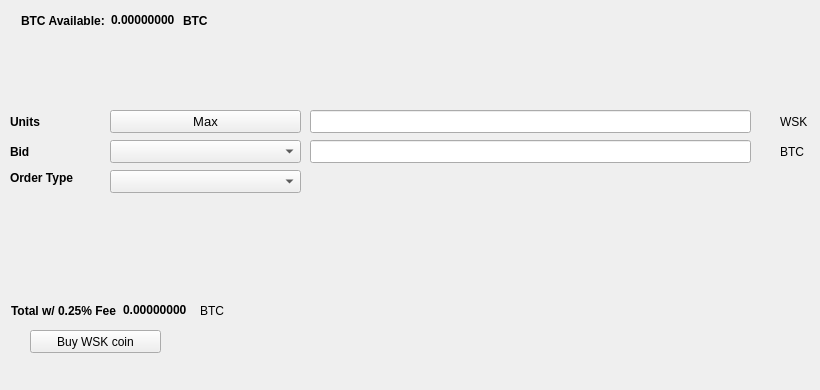
   <widget class="QWidget" name="BuyTab">
    <attribute name="title">
     <string>Buy</string>
    </attribute>
    <widget class="QPushButton" name="Buywastake">
     <property name="geometry">
      <rect>
       <x>30</x>
       <y>330</y>
       <width>131</width>
       <height>23</height>
      </rect>
     </property>
     <property name="text">
      <string>Buy WSK coin</string>
     </property>
     <property name="icon">
      <iconset resource="../wastake.qrc">
       <normaloff>:/icons/bitcoin</normaloff>:/icons/bitcoin</iconset>
     </property>
    </widget>
    <widget class="QLabel" name="label_3">
     <property name="geometry">
      <rect>
       <x>10</x>
       <y>110</y>
       <width>46</width>
       <height>23</height>
      </rect>
     </property>
     <property name="font">
      <font>
       <weight>75</weight>
       <bold>true</bold>
      </font>
     </property>
     <property name="text">
      <string>Units</string>
     </property>
    </widget>
    <widget class="QLineEdit" name="UnitsInput">
     <property name="geometry">
      <rect>
       <x>310</x>
       <y>110</y>
       <width>441</width>
       <height>23</height>
      </rect>
     </property>
     <property name="font">
      <font>
       <pointsize>9</pointsize>
       <weight>75</weight>
       <bold>true</bold>
      </font>
     </property>
    </widget>
    <widget class="QLineEdit" name="BuyBidPriceEdit">
     <property name="geometry">
      <rect>
       <x>310</x>
       <y>140</y>
       <width>441</width>
       <height>23</height>
      </rect>
     </property>
     <property name="font">
      <font>
       <pointsize>9</pointsize>
       <weight>75</weight>
       <bold>true</bold>
      </font>
     </property>
    </widget>
    <widget class="QLabel" name="label_4">
     <property name="geometry">
      <rect>
       <x>780</x>
       <y>110</y>
       <width>31</width>
       <height>23</height>
      </rect>
     </property>
     <property name="text">
      <string>WSK</string>
     </property>
    </widget>
    <widget class="QLabel" name="label_5">
     <property name="geometry">
      <rect>
       <x>780</x>
       <y>140</y>
       <width>31</width>
       <height>23</height>
      </rect>
     </property>
     <property name="text">
      <string>BTC</string>
     </property>
    </widget>
    <widget class="QLabel" name="label_6">
     <property name="geometry">
      <rect>
       <x>10</x>
       <y>140</y>
       <width>46</width>
       <height>23</height>
      </rect>
     </property>
     <property name="font">
      <font>
       <weight>75</weight>
       <bold>true</bold>
      </font>
     </property>
     <property name="text">
      <string>Bid</string>
     </property>
    </widget>
    <widget class="QLabel" name="label_7">
     <property name="geometry">
      <rect>
       <x>10</x>
       <y>170</y>
       <width>91</width>
       <height>16</height>
      </rect>
     </property>
     <property name="font">
      <font>
       <weight>75</weight>
       <bold>true</bold>
      </font>
     </property>
     <property name="text">
      <string>Order Type</string>
     </property>
    </widget>
    <widget class="QPushButton" name="Buy_Max_Amount">
     <property name="geometry">
      <rect>
       <x>110</x>
       <y>110</y>
       <width>191</width>
       <height>23</height>
      </rect>
     </property>
     <property name="font">
      <font>
       <pointsize>10</pointsize>
      </font>
     </property>
     <property name="text">
      <string>Max</string>
     </property>
    </widget>
    <widget class="QComboBox" name="BuyBidcomboBox">
     <property name="geometry">
      <rect>
       <x>110</x>
       <y>140</y>
       <width>191</width>
       <height>23</height>
      </rect>
     </property>
     <property name="font">
      <font>
       <pointsize>10</pointsize>
      </font>
     </property>
    </widget>
    <widget class="QComboBox" name="buyOrdertypeCombo">
     <property name="geometry">
      <rect>
       <x>110</x>
       <y>170</y>
       <width>191</width>
       <height>23</height>
      </rect>
     </property>
     <property name="font">
      <font>
       <pointsize>10</pointsize>
      </font>
     </property>
    </widget>
    <widget class="QWidget" name="layoutWidget1">
     <property name="geometry">
      <rect>
       <x>21</x>
       <y>11</y>
       <width>227</width>
       <height>19</height>
      </rect>
     </property>
     <layout class="QHBoxLayout" name="horizontalLayout_3">
      <item>
       <widget class="QLabel" name="label232">
        <property name="font">
         <font>
          <weight>75</weight>
          <bold>true</bold>
         </font>
        </property>
        <property name="text">
         <string>BTC Available:</string>
        </property>
       </widget>
      </item>
      <item>
       <widget class="QLabel" name="BtcAvailableLbl">
        <property name="palette">
         <palette>
          <active>
           <colorrole role="WindowText">
            <brush brushstyle="SolidPattern">
             <color alpha="255">
              <red>0</red>
              <green>0</green>
              <blue>0</blue>
             </color>
            </brush>
           </colorrole>
           <colorrole role="Button">
            <brush brushstyle="SolidPattern">
             <color alpha="255">
              <red>0</red>
              <green>170</green>
              <blue>0</blue>
             </color>
            </brush>
           </colorrole>
           <colorrole role="Light">
            <brush brushstyle="SolidPattern">
             <color alpha="255">
              <red>0</red>
              <green>255</green>
              <blue>0</blue>
             </color>
            </brush>
           </colorrole>
           <colorrole role="Midlight">
            <brush brushstyle="SolidPattern">
             <color alpha="255">
              <red>0</red>
              <green>212</green>
              <blue>0</blue>
             </color>
            </brush>
           </colorrole>
           <colorrole role="Dark">
            <brush brushstyle="SolidPattern">
             <color alpha="255">
              <red>0</red>
              <green>85</green>
              <blue>0</blue>
             </color>
            </brush>
           </colorrole>
           <colorrole role="Mid">
            <brush brushstyle="SolidPattern">
             <color alpha="255">
              <red>0</red>
              <green>113</green>
              <blue>0</blue>
             </color>
            </brush>
           </colorrole>
           <colorrole role="Text">
            <brush brushstyle="SolidPattern">
             <color alpha="255">
              <red>0</red>
              <green>170</green>
              <blue>0</blue>
             </color>
            </brush>
           </colorrole>
           <colorrole role="BrightText">
            <brush brushstyle="SolidPattern">
             <color alpha="255">
              <red>255</red>
              <green>255</green>
              <blue>255</blue>
             </color>
            </brush>
           </colorrole>
           <colorrole role="ButtonText">
            <brush brushstyle="SolidPattern">
             <color alpha="255">
              <red>0</red>
              <green>0</green>
              <blue>0</blue>
             </color>
            </brush>
           </colorrole>
           <colorrole role="Base">
            <brush brushstyle="SolidPattern">
             <color alpha="255">
              <red>255</red>
              <green>255</green>
              <blue>255</blue>
             </color>
            </brush>
           </colorrole>
           <colorrole role="Window">
            <brush brushstyle="SolidPattern">
             <color alpha="255">
              <red>0</red>
              <green>170</green>
              <blue>0</blue>
             </color>
            </brush>
           </colorrole>
           <colorrole role="Shadow">
            <brush brushstyle="SolidPattern">
             <color alpha="255">
              <red>0</red>
              <green>0</green>
              <blue>0</blue>
             </color>
            </brush>
           </colorrole>
           <colorrole role="AlternateBase">
            <brush brushstyle="SolidPattern">
             <color alpha="255">
              <red>127</red>
              <green>212</green>
              <blue>127</blue>
             </color>
            </brush>
           </colorrole>
           <colorrole role="ToolTipBase">
            <brush brushstyle="SolidPattern">
             <color alpha="255">
              <red>255</red>
              <green>255</green>
              <blue>220</blue>
             </color>
            </brush>
           </colorrole>
           <colorrole role="ToolTipText">
            <brush brushstyle="SolidPattern">
             <color alpha="255">
              <red>0</red>
              <green>0</green>
              <blue>0</blue>
             </color>
            </brush>
           </colorrole>
          </active>
          <inactive>
           <colorrole role="WindowText">
            <brush brushstyle="SolidPattern">
             <color alpha="255">
              <red>0</red>
              <green>0</green>
              <blue>0</blue>
             </color>
            </brush>
           </colorrole>
           <colorrole role="Button">
            <brush brushstyle="SolidPattern">
             <color alpha="255">
              <red>0</red>
              <green>170</green>
              <blue>0</blue>
             </color>
            </brush>
           </colorrole>
           <colorrole role="Light">
            <brush brushstyle="SolidPattern">
             <color alpha="255">
              <red>0</red>
              <green>255</green>
              <blue>0</blue>
             </color>
            </brush>
           </colorrole>
           <colorrole role="Midlight">
            <brush brushstyle="SolidPattern">
             <color alpha="255">
              <red>0</red>
              <green>212</green>
              <blue>0</blue>
             </color>
            </brush>
           </colorrole>
           <colorrole role="Dark">
            <brush brushstyle="SolidPattern">
             <color alpha="255">
              <red>0</red>
              <green>85</green>
              <blue>0</blue>
             </color>
            </brush>
           </colorrole>
           <colorrole role="Mid">
            <brush brushstyle="SolidPattern">
             <color alpha="255">
              <red>0</red>
              <green>113</green>
              <blue>0</blue>
             </color>
            </brush>
           </colorrole>
           <colorrole role="Text">
            <brush brushstyle="SolidPattern">
             <color alpha="255">
              <red>0</red>
              <green>170</green>
              <blue>0</blue>
             </color>
            </brush>
           </colorrole>
           <colorrole role="BrightText">
            <brush brushstyle="SolidPattern">
             <color alpha="255">
              <red>255</red>
              <green>255</green>
              <blue>255</blue>
             </color>
            </brush>
           </colorrole>
           <colorrole role="ButtonText">
            <brush brushstyle="SolidPattern">
             <color alpha="255">
              <red>0</red>
              <green>0</green>
              <blue>0</blue>
             </color>
            </brush>
           </colorrole>
           <colorrole role="Base">
            <brush brushstyle="SolidPattern">
             <color alpha="255">
              <red>255</red>
              <green>255</green>
              <blue>255</blue>
             </color>
            </brush>
           </colorrole>
           <colorrole role="Window">
            <brush brushstyle="SolidPattern">
             <color alpha="255">
              <red>0</red>
              <green>170</green>
              <blue>0</blue>
             </color>
            </brush>
           </colorrole>
           <colorrole role="Shadow">
            <brush brushstyle="SolidPattern">
             <color alpha="255">
              <red>0</red>
              <green>0</green>
              <blue>0</blue>
             </color>
            </brush>
           </colorrole>
           <colorrole role="AlternateBase">
            <brush brushstyle="SolidPattern">
             <color alpha="255">
              <red>127</red>
              <green>212</green>
              <blue>127</blue>
             </color>
            </brush>
           </colorrole>
           <colorrole role="ToolTipBase">
            <brush brushstyle="SolidPattern">
             <color alpha="255">
              <red>255</red>
              <green>255</green>
              <blue>220</blue>
             </color>
            </brush>
           </colorrole>
           <colorrole role="ToolTipText">
            <brush brushstyle="SolidPattern">
             <color alpha="255">
              <red>0</red>
              <green>0</green>
              <blue>0</blue>
             </color>
            </brush>
           </colorrole>
          </inactive>
          <disabled>
           <colorrole role="WindowText">
            <brush brushstyle="SolidPattern">
             <color alpha="255">
              <red>0</red>
              <green>85</green>
              <blue>0</blue>
             </color>
            </brush>
           </colorrole>
           <colorrole role="Button">
            <brush brushstyle="SolidPattern">
             <color alpha="255">
              <red>0</red>
              <green>170</green>
              <blue>0</blue>
             </color>
            </brush>
           </colorrole>
           <colorrole role="Light">
            <brush brushstyle="SolidPattern">
             <color alpha="255">
              <red>0</red>
              <green>255</green>
              <blue>0</blue>
             </color>
            </brush>
           </colorrole>
           <colorrole role="Midlight">
            <brush brushstyle="SolidPattern">
             <color alpha="255">
              <red>0</red>
              <green>212</green>
              <blue>0</blue>
             </color>
            </brush>
           </colorrole>
           <colorrole role="Dark">
            <brush brushstyle="SolidPattern">
             <color alpha="255">
              <red>0</red>
              <green>85</green>
              <blue>0</blue>
             </color>
            </brush>
           </colorrole>
           <colorrole role="Mid">
            <brush brushstyle="SolidPattern">
             <color alpha="255">
              <red>0</red>
              <green>113</green>
              <blue>0</blue>
             </color>
            </brush>
           </colorrole>
           <colorrole role="Text">
            <brush brushstyle="SolidPattern">
             <color alpha="255">
              <red>0</red>
              <green>85</green>
              <blue>0</blue>
             </color>
            </brush>
           </colorrole>
           <colorrole role="BrightText">
            <brush brushstyle="SolidPattern">
             <color alpha="255">
              <red>255</red>
              <green>255</green>
              <blue>255</blue>
             </color>
            </brush>
           </colorrole>
           <colorrole role="ButtonText">
            <brush brushstyle="SolidPattern">
             <color alpha="255">
              <red>0</red>
              <green>85</green>
              <blue>0</blue>
             </color>
            </brush>
           </colorrole>
           <colorrole role="Base">
            <brush brushstyle="SolidPattern">
             <color alpha="255">
              <red>0</red>
              <green>170</green>
              <blue>0</blue>
             </color>
            </brush>
           </colorrole>
           <colorrole role="Window">
            <brush brushstyle="SolidPattern">
             <color alpha="255">
              <red>0</red>
              <green>170</green>
              <blue>0</blue>
             </color>
            </brush>
           </colorrole>
           <colorrole role="Shadow">
            <brush brushstyle="SolidPattern">
             <color alpha="255">
              <red>0</red>
              <green>0</green>
              <blue>0</blue>
             </color>
            </brush>
           </colorrole>
           <colorrole role="AlternateBase">
            <brush brushstyle="SolidPattern">
             <color alpha="255">
              <red>0</red>
              <green>170</green>
              <blue>0</blue>
             </color>
            </brush>
           </colorrole>
           <colorrole role="ToolTipBase">
            <brush brushstyle="SolidPattern">
             <color alpha="255">
              <red>255</red>
              <green>255</green>
              <blue>220</blue>
             </color>
            </brush>
           </colorrole>
           <colorrole role="ToolTipText">
            <brush brushstyle="SolidPattern">
             <color alpha="255">
              <red>0</red>
              <green>0</green>
              <blue>0</blue>
             </color>
            </brush>
           </colorrole>
          </disabled>
         </palette>
        </property>
        <property name="font">
         <font>
          <weight>75</weight>
          <bold>true</bold>
         </font>
        </property>
        <property name="text">
         <string>0.00000000</string>
        </property>
        <property name="textInteractionFlags">
         <set>Qt::LinksAccessibleByMouse|Qt::TextSelectableByKeyboard|Qt::TextSelectableByMouse</set>
        </property>
       </widget>
      </item>
      <item>
       <widget class="QLabel" name="BtcAvailableLbl_2">
        <property name="font">
         <font>
          <weight>75</weight>
          <bold>true</bold>
         </font>
        </property>
        <property name="text">
         <string>BTC</string>
        </property>
       </widget>
      </item>
     </layout>
    </widget>
    <widget class="QWidget" name="layoutWidge2">
     <property name="geometry">
      <rect>
       <x>11</x>
       <y>301</y>
       <width>259</width>
       <height>19</height>
      </rect>
     </property>
     <layout class="QHBoxLayout" name="horizontalLayout_4">
      <item>
       <widget class="QLabel" name="label_9">
        <property name="font">
         <font>
          <weight>75</weight>
          <bold>true</bold>
         </font>
        </property>
        <property name="text">
         <string>Total w/ 0.25% Fee</string>
        </property>
       </widget>
      </item>
      <item>
       <widget class="QLabel" name="BuyCostLabel">
        <property name="palette">
         <palette>
          <active>
           <colorrole role="WindowText">
            <brush brushstyle="SolidPattern">
             <color alpha="255">
              <red>0</red>
              <green>0</green>
              <blue>0</blue>
             </color>
            </brush>
           </colorrole>
           <colorrole role="Button">
            <brush brushstyle="SolidPattern">
             <color alpha="255">
              <red>0</red>
              <green>170</green>
              <blue>0</blue>
             </color>
            </brush>
           </colorrole>
           <colorrole role="Light">
            <brush brushstyle="SolidPattern">
             <color alpha="255">
              <red>0</red>
              <green>255</green>
              <blue>0</blue>
             </color>
            </brush>
           </colorrole>
           <colorrole role="Midlight">
            <brush brushstyle="SolidPattern">
             <color alpha="255">
              <red>0</red>
              <green>212</green>
              <blue>0</blue>
             </color>
            </brush>
           </colorrole>
           <colorrole role="Dark">
            <brush brushstyle="SolidPattern">
             <color alpha="255">
              <red>0</red>
              <green>85</green>
              <blue>0</blue>
             </color>
            </brush>
           </colorrole>
           <colorrole role="Mid">
            <brush brushstyle="SolidPattern">
             <color alpha="255">
              <red>0</red>
              <green>113</green>
              <blue>0</blue>
             </color>
            </brush>
           </colorrole>
           <colorrole role="Text">
            <brush brushstyle="SolidPattern">
             <color alpha="255">
              <red>0</red>
              <green>170</green>
              <blue>0</blue>
             </color>
            </brush>
           </colorrole>
           <colorrole role="BrightText">
            <brush brushstyle="SolidPattern">
             <color alpha="255">
              <red>255</red>
              <green>255</green>
              <blue>255</blue>
             </color>
            </brush>
           </colorrole>
           <colorrole role="ButtonText">
            <brush brushstyle="SolidPattern">
             <color alpha="255">
              <red>0</red>
              <green>0</green>
              <blue>0</blue>
             </color>
            </brush>
           </colorrole>
           <colorrole role="Base">
            <brush brushstyle="SolidPattern">
             <color alpha="255">
              <red>255</red>
              <green>255</green>
              <blue>255</blue>
             </color>
            </brush>
           </colorrole>
           <colorrole role="Window">
            <brush brushstyle="SolidPattern">
             <color alpha="255">
              <red>0</red>
              <green>170</green>
              <blue>0</blue>
             </color>
            </brush>
           </colorrole>
           <colorrole role="Shadow">
            <brush brushstyle="SolidPattern">
             <color alpha="255">
              <red>0</red>
              <green>0</green>
              <blue>0</blue>
             </color>
            </brush>
           </colorrole>
           <colorrole role="AlternateBase">
            <brush brushstyle="SolidPattern">
             <color alpha="255">
              <red>127</red>
              <green>212</green>
              <blue>127</blue>
             </color>
            </brush>
           </colorrole>
           <colorrole role="ToolTipBase">
            <brush brushstyle="SolidPattern">
             <color alpha="255">
              <red>255</red>
              <green>255</green>
              <blue>220</blue>
             </color>
            </brush>
           </colorrole>
           <colorrole role="ToolTipText">
            <brush brushstyle="SolidPattern">
             <color alpha="255">
              <red>0</red>
              <green>0</green>
              <blue>0</blue>
             </color>
            </brush>
           </colorrole>
          </active>
          <inactive>
           <colorrole role="WindowText">
            <brush brushstyle="SolidPattern">
             <color alpha="255">
              <red>0</red>
              <green>0</green>
              <blue>0</blue>
             </color>
            </brush>
           </colorrole>
           <colorrole role="Button">
            <brush brushstyle="SolidPattern">
             <color alpha="255">
              <red>0</red>
              <green>170</green>
              <blue>0</blue>
             </color>
            </brush>
           </colorrole>
           <colorrole role="Light">
            <brush brushstyle="SolidPattern">
             <color alpha="255">
              <red>0</red>
              <green>255</green>
              <blue>0</blue>
             </color>
            </brush>
           </colorrole>
           <colorrole role="Midlight">
            <brush brushstyle="SolidPattern">
             <color alpha="255">
              <red>0</red>
              <green>212</green>
              <blue>0</blue>
             </color>
            </brush>
           </colorrole>
           <colorrole role="Dark">
            <brush brushstyle="SolidPattern">
             <color alpha="255">
              <red>0</red>
              <green>85</green>
              <blue>0</blue>
             </color>
            </brush>
           </colorrole>
           <colorrole role="Mid">
            <brush brushstyle="SolidPattern">
             <color alpha="255">
              <red>0</red>
              <green>113</green>
              <blue>0</blue>
             </color>
            </brush>
           </colorrole>
           <colorrole role="Text">
            <brush brushstyle="SolidPattern">
             <color alpha="255">
              <red>0</red>
              <green>170</green>
              <blue>0</blue>
             </color>
            </brush>
           </colorrole>
           <colorrole role="BrightText">
            <brush brushstyle="SolidPattern">
             <color alpha="255">
              <red>255</red>
              <green>255</green>
              <blue>255</blue>
             </color>
            </brush>
           </colorrole>
           <colorrole role="ButtonText">
            <brush brushstyle="SolidPattern">
             <color alpha="255">
              <red>0</red>
              <green>0</green>
              <blue>0</blue>
             </color>
            </brush>
           </colorrole>
           <colorrole role="Base">
            <brush brushstyle="SolidPattern">
             <color alpha="255">
              <red>255</red>
              <green>255</green>
              <blue>255</blue>
             </color>
            </brush>
           </colorrole>
           <colorrole role="Window">
            <brush brushstyle="SolidPattern">
             <color alpha="255">
              <red>0</red>
              <green>170</green>
              <blue>0</blue>
             </color>
            </brush>
           </colorrole>
           <colorrole role="Shadow">
            <brush brushstyle="SolidPattern">
             <color alpha="255">
              <red>0</red>
              <green>0</green>
              <blue>0</blue>
             </color>
            </brush>
           </colorrole>
           <colorrole role="AlternateBase">
            <brush brushstyle="SolidPattern">
             <color alpha="255">
              <red>127</red>
              <green>212</green>
              <blue>127</blue>
             </color>
            </brush>
           </colorrole>
           <colorrole role="ToolTipBase">
            <brush brushstyle="SolidPattern">
             <color alpha="255">
              <red>255</red>
              <green>255</green>
              <blue>220</blue>
             </color>
            </brush>
           </colorrole>
           <colorrole role="ToolTipText">
            <brush brushstyle="SolidPattern">
             <color alpha="255">
              <red>0</red>
              <green>0</green>
              <blue>0</blue>
             </color>
            </brush>
           </colorrole>
          </inactive>
          <disabled>
           <colorrole role="WindowText">
            <brush brushstyle="SolidPattern">
             <color alpha="255">
              <red>0</red>
              <green>85</green>
              <blue>0</blue>
             </color>
            </brush>
           </colorrole>
           <colorrole role="Button">
            <brush brushstyle="SolidPattern">
             <color alpha="255">
              <red>0</red>
              <green>170</green>
              <blue>0</blue>
             </color>
            </brush>
           </colorrole>
           <colorrole role="Light">
            <brush brushstyle="SolidPattern">
             <color alpha="255">
              <red>0</red>
              <green>255</green>
              <blue>0</blue>
             </color>
            </brush>
           </colorrole>
           <colorrole role="Midlight">
            <brush brushstyle="SolidPattern">
             <color alpha="255">
              <red>0</red>
              <green>212</green>
              <blue>0</blue>
             </color>
            </brush>
           </colorrole>
           <colorrole role="Dark">
            <brush brushstyle="SolidPattern">
             <color alpha="255">
              <red>0</red>
              <green>85</green>
              <blue>0</blue>
             </color>
            </brush>
           </colorrole>
           <colorrole role="Mid">
            <brush brushstyle="SolidPattern">
             <color alpha="255">
              <red>0</red>
              <green>113</green>
              <blue>0</blue>
             </color>
            </brush>
           </colorrole>
           <colorrole role="Text">
            <brush brushstyle="SolidPattern">
             <color alpha="255">
              <red>0</red>
              <green>85</green>
              <blue>0</blue>
             </color>
            </brush>
           </colorrole>
           <colorrole role="BrightText">
            <brush brushstyle="SolidPattern">
             <color alpha="255">
              <red>255</red>
              <green>255</green>
              <blue>255</blue>
             </color>
            </brush>
           </colorrole>
           <colorrole role="ButtonText">
            <brush brushstyle="SolidPattern">
             <color alpha="255">
              <red>0</red>
              <green>85</green>
              <blue>0</blue>
             </color>
            </brush>
           </colorrole>
           <colorrole role="Base">
            <brush brushstyle="SolidPattern">
             <color alpha="255">
              <red>0</red>
              <green>170</green>
              <blue>0</blue>
             </color>
            </brush>
           </colorrole>
           <colorrole role="Window">
            <brush brushstyle="SolidPattern">
             <color alpha="255">
              <red>0</red>
              <green>170</green>
              <blue>0</blue>
             </color>
            </brush>
           </colorrole>
           <colorrole role="Shadow">
            <brush brushstyle="SolidPattern">
             <color alpha="255">
              <red>0</red>
              <green>0</green>
              <blue>0</blue>
             </color>
            </brush>
           </colorrole>
           <colorrole role="AlternateBase">
            <brush brushstyle="SolidPattern">
             <color alpha="255">
              <red>0</red>
              <green>170</green>
              <blue>0</blue>
             </color>
            </brush>
           </colorrole>
           <colorrole role="ToolTipBase">
            <brush brushstyle="SolidPattern">
             <color alpha="255">
              <red>255</red>
              <green>255</green>
              <blue>220</blue>
             </color>
            </brush>
           </colorrole>
           <colorrole role="ToolTipText">
            <brush brushstyle="SolidPattern">
             <color alpha="255">
              <red>0</red>
              <green>0</green>
              <blue>0</blue>
             </color>
            </brush>
           </colorrole>
          </disabled>
         </palette>
        </property>
        <property name="font">
         <font>
          <weight>75</weight>
          <bold>true</bold>
         </font>
        </property>
        <property name="autoFillBackground">
         <bool>false</bool>
        </property>
        <property name="text">
         <string>0.00000000</string>
        </property>
        <property name="textInteractionFlags">
         <set>Qt::LinksAccessibleByMouse|Qt::TextSelectableByMouse</set>
        </property>
       </widget>
      </item>
      <item>
       <widget class="QLabel" name="label_10">
        <property name="font">
         <font>
          <weight>50</weight>
          <bold>false</bold>
         </font>
        </property>
        <property name="text">
         <string>BTC</string>
        </property>
       </widget>
      </item>
     </layout>
    </widget>
    <widget class="QLabel" name="label_24">
     <property name="geometry">
      <rect>
       <x>460</x>
       <y>300</y>
       <width>281</width>
       <height>81</height>
      </rect>
     </property>
     <property name="text">
      <string/>
     </property>
     <property name="pixmap">
      <pixmap>:/images/bittrex</pixmap>
     </property>
    </widget>
   </widget>
